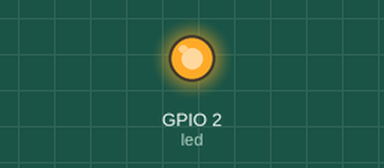
This sketch was run on a simulated ESP8266 (NodeMCU). Parts: output pins drawn as LEDs (lit = HIGH). WiFi joins after 1.5 s; servers stay silent unless stated; what the sketch prints to the serial monitor is not drawn.

Above: at 0.1 s.
At 10.1 s:
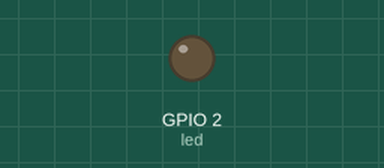
Timing chart, 0 to 11.6 s (numbered marks = the images above):
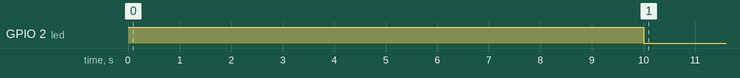

The sketch:

reconnect_wifi_network_2_away.ino
```cpp
#include <ESP8266WiFi.h>

const char *ssid = "duc dat";
const char *password = "ducdat123";

unsigned long currentMillis = 0;  //hien tai
unsigned long previousMillis = 0; //truoc
unsigned long interval = 1e4; //khoang thoi gian   //10s

int led = 2;

void connect_wifi()
{
  WiFi.mode(WIFI_STA);
  WiFi.begin(ssid, password);
  //WiFi.begin(ssid);
  Serial.println("Connecting wifi");
  while(WiFi.status() != WL_CONNECTED)
  {
    Serial.print(".");
    delay(1000);
  }
  Serial.println(WiFi.localIP());
}

void reconnect_wifi_after_lost_connect()
{
  WiFi.setAutoReconnect(true);
  WiFi.persistent(true);
}

void do_work()
{
  switch(WiFi.status())
  {
    case WL_NO_SSID_AVAIL:
      Serial.println("No find wifi");
      digitalWrite(led, HIGH);
      break;
    case WL_CONNECTED:
      Serial.println("Connect wifi successful");
      digitalWrite(led, LOW);
      break;
    case WL_CONNECT_FAILED:
      Serial.println("connect error");
      break;
  }
}

void setup()
{
  Serial.begin(115200);

  pinMode(led, OUTPUT);
  digitalWrite(led, HIGH);

  connect_wifi();

  reconnect_wifi_after_lost_connect();
}

void loop()
{
  currentMillis = millis();
  if(currentMillis - previousMillis > interval)
  {
     do_work();
     previousMillis = currentMillis;
  }
}
```

Measured:
- by itself, GPIO 2 (led): HIGH → LOW at 10.0 s
